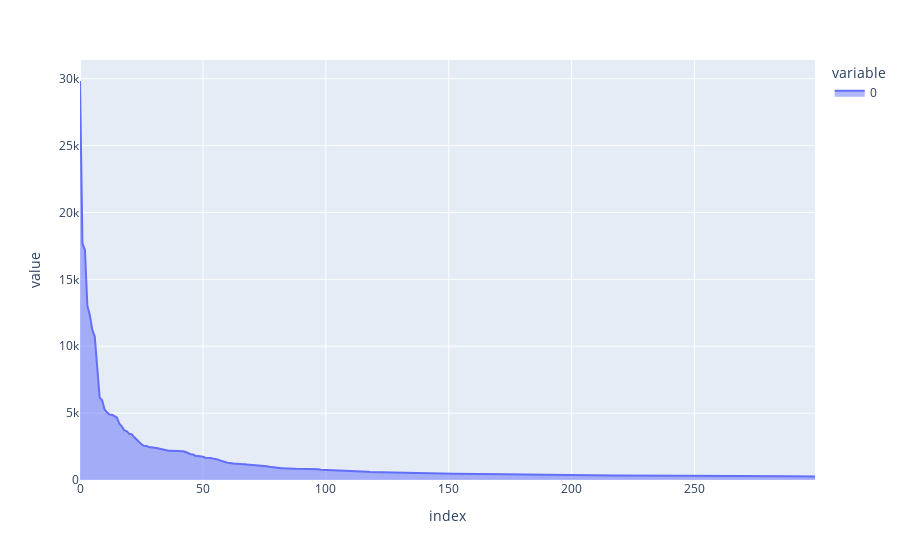

Source (notebook cell):
### Markdown cell above
### >>> **Exercise 15 (take home):** 
Additionally, you can attempt to sort the terms on the `x-axis` by frequency instead of in alphabetical order. This way the visualization is more meaninfgul and you will be able to observe the so called [long tail](https://en.wikipedia.org/wiki/Long_tail) (get familiar with this term since it will appear a lot in data mining and other statistics courses). see picture below

![alt txt](https://upload.wikimedia.org/wikipedia/commons/thumb/8/8a/Long_tail.svg/1000px-Long_tail.svg.png)

### Code cell
# Answer here
import plotly.express as px
sorted_freq = sorted(term_frequencies, reverse=True)
sorted_freq =sorted_freq[:300]
px.area(sorted_freq)

### Figure 1 — Plotly figure (JSON) as saved in the notebook; plotly's stock layout.template omitted (floating-point values rounded to 4 significant figures; data arrays with more than 128 entries replaced by an {"elided": "..."} marker saying what was removed)
{"data": [{"hovertemplate": "variable=0<br>index=%{x}<br>value=%{y}<extra></extra>", "legendgroup": "0", "line": {"color": "#636efa"}, "marker": {"symbol": "circle"}, "mode": "lines", "name": "0", "orientation": "v", "showlegend": true, "stackgroup": "1", "type": "scatter", "x": {"elided": "300 int values"}, "xaxis": "x", "y": {"elided": "300 int values"}, "yaxis": "y"}], "layout": {"legend": {"title": {"text": "variable"}, "tracegroupgap": 0}, "margin": {"t": 60}, "xaxis": {"anchor": "y", "domain": [0, 1], "title": {"text": "index"}}, "yaxis": {"anchor": "x", "domain": [0, 1], "title": {"text": "value"}}}}
